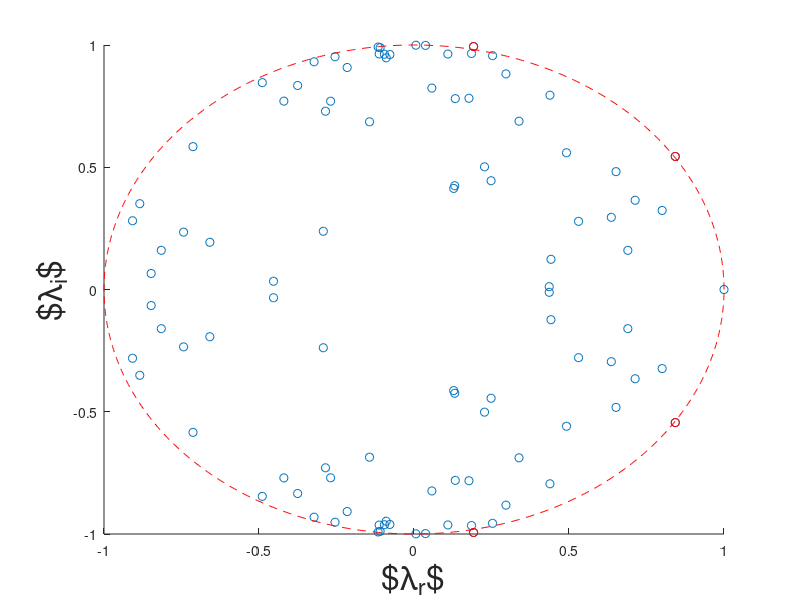

Source code (MATLAB):
%     Test Boostconv and spsnap

clear
clc
close all

%rng('default');

n = 50;    % Matrix Size

% No of eigenvalues greater than 1.
np = 2;
% How unstable do we want the eigenvalues?
uns_range = 0.1;

theta = pi/2*rand(np,1);
e1  = (cos(theta) + uns_range*rand(np,1)) + 1i*sin(theta);
uns_e = [e1; conj(e1)];
% Set first eigenvector = 1 signifying beseflow

ne2 = n-length(e1);
st_range = 0.5;
theta = 2*pi*rand(ne2,1);
damp = 0.1 + 0.85*rand(ne2,1);
e2  = damp.*cos(theta) + 1i*sin(theta);
stb_e = [e2; conj(e2)];

Aeig = [1.0; uns_e; stb_e];
lr = real(Aeig);
li = imag(Aeig);

neig = length(Aeig);    % This is my matrix size
                        % Hopefully no repeated eigenvalues

figure(1);
scatter(lr,li); hold on
scatter(real(uns_e),imag(uns_e), 'r')
theta = linspace(0,2*pi,1000);
plot(cos(theta),sin(theta), '--r')
xlabel('$\lambda_{r}$', 'FontSize', 24)
ylabel('$\lambda_{i}$', 'FontSize', 24)


bkryl = 15;

x0 = rand(neig,1) + 1i*rand(neig);

